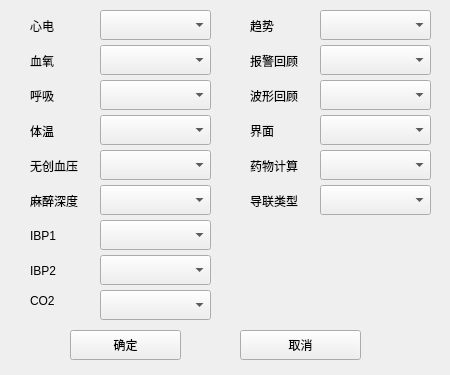
<?xml version="1.0" encoding="UTF-8"?>
<ui version="4.0">
 <class>Form_serv_usr_config_para</class>
 <widget class="QWidget" name="Form_serv_usr_config_para">
  <property name="geometry">
   <rect>
    <x>0</x>
    <y>0</y>
    <width>450</width>
    <height>375</height>
   </rect>
  </property>
  <property name="windowTitle">
   <string>参数开关</string>
  </property>
  <widget class="QLabel" name="label_9">
   <property name="geometry">
    <rect>
     <x>30</x>
     <y>120</y>
     <width>51</width>
     <height>21</height>
    </rect>
   </property>
   <property name="text">
    <string>体温</string>
   </property>
  </widget>
  <widget class="QLabel" name="label_4">
   <property name="geometry">
    <rect>
     <x>30</x>
     <y>50</y>
     <width>41</width>
     <height>21</height>
    </rect>
   </property>
   <property name="text">
    <string>血氧</string>
   </property>
  </widget>
  <widget class="QLabel" name="label_15">
   <property name="geometry">
    <rect>
     <x>30</x>
     <y>225</y>
     <width>51</width>
     <height>21</height>
    </rect>
   </property>
   <property name="text">
    <string>IBP1</string>
   </property>
  </widget>
  <widget class="QLabel" name="label_7">
   <property name="geometry">
    <rect>
     <x>30</x>
     <y>85</y>
     <width>51</width>
     <height>21</height>
    </rect>
   </property>
   <property name="text">
    <string>呼吸</string>
   </property>
  </widget>
  <widget class="QLabel" name="label_11">
   <property name="geometry">
    <rect>
     <x>30</x>
     <y>155</y>
     <width>61</width>
     <height>21</height>
    </rect>
   </property>
   <property name="text">
    <string>无创血压</string>
   </property>
  </widget>
  <widget class="QLabel" name="label_19">
   <property name="geometry">
    <rect>
     <x>30</x>
     <y>290</y>
     <width>51</width>
     <height>21</height>
    </rect>
   </property>
   <property name="text">
    <string>CO2</string>
   </property>
  </widget>
  <widget class="QLabel" name="label">
   <property name="geometry">
    <rect>
     <x>30</x>
     <y>15</y>
     <width>51</width>
     <height>21</height>
    </rect>
   </property>
   <property name="text">
    <string>心电</string>
   </property>
  </widget>
  <widget class="QLabel" name="label_13">
   <property name="geometry">
    <rect>
     <x>30</x>
     <y>190</y>
     <width>61</width>
     <height>21</height>
    </rect>
   </property>
   <property name="text">
    <string>麻醉深度</string>
   </property>
  </widget>
  <widget class="QLabel" name="label_17">
   <property name="geometry">
    <rect>
     <x>30</x>
     <y>260</y>
     <width>51</width>
     <height>21</height>
    </rect>
   </property>
   <property name="text">
    <string>IBP2</string>
   </property>
  </widget>
  <widget class="QComboBox" name="comboBox_16">
   <property name="geometry">
    <rect>
     <x>100</x>
     <y>10</y>
     <width>111</width>
     <height>30</height>
    </rect>
   </property>
   <property name="maxVisibleItems">
    <number>2</number>
   </property>
  </widget>
  <widget class="QComboBox" name="comboBox_17">
   <property name="geometry">
    <rect>
     <x>100</x>
     <y>45</y>
     <width>111</width>
     <height>30</height>
    </rect>
   </property>
   <property name="maxVisibleItems">
    <number>2</number>
   </property>
  </widget>
  <widget class="QComboBox" name="comboBox_18">
   <property name="geometry">
    <rect>
     <x>100</x>
     <y>115</y>
     <width>111</width>
     <height>30</height>
    </rect>
   </property>
   <property name="maxVisibleItems">
    <number>2</number>
   </property>
  </widget>
  <widget class="QComboBox" name="comboBox_19">
   <property name="geometry">
    <rect>
     <x>100</x>
     <y>80</y>
     <width>111</width>
     <height>30</height>
    </rect>
   </property>
   <property name="maxVisibleItems">
    <number>2</number>
   </property>
  </widget>
  <widget class="QComboBox" name="comboBox_20">
   <property name="geometry">
    <rect>
     <x>100</x>
     <y>220</y>
     <width>111</width>
     <height>30</height>
    </rect>
   </property>
   <property name="maxVisibleItems">
    <number>2</number>
   </property>
  </widget>
  <widget class="QComboBox" name="comboBox_21">
   <property name="geometry">
    <rect>
     <x>100</x>
     <y>185</y>
     <width>111</width>
     <height>30</height>
    </rect>
   </property>
   <property name="maxVisibleItems">
    <number>2</number>
   </property>
  </widget>
  <widget class="QComboBox" name="comboBox_23">
   <property name="geometry">
    <rect>
     <x>100</x>
     <y>150</y>
     <width>111</width>
     <height>30</height>
    </rect>
   </property>
   <property name="maxVisibleItems">
    <number>2</number>
   </property>
  </widget>
  <widget class="QComboBox" name="comboBox_24">
   <property name="geometry">
    <rect>
     <x>100</x>
     <y>290</y>
     <width>111</width>
     <height>30</height>
    </rect>
   </property>
   <property name="maxVisibleItems">
    <number>2</number>
   </property>
  </widget>
  <widget class="QComboBox" name="comboBox_25">
   <property name="geometry">
    <rect>
     <x>100</x>
     <y>255</y>
     <width>111</width>
     <height>30</height>
    </rect>
   </property>
   <property name="maxVisibleItems">
    <number>2</number>
   </property>
  </widget>
  <widget class="QLabel" name="label_14">
   <property name="geometry">
    <rect>
     <x>250</x>
     <y>190</y>
     <width>61</width>
     <height>21</height>
    </rect>
   </property>
   <property name="text">
    <string>导联类型</string>
   </property>
  </widget>
  <widget class="QLabel" name="label_2">
   <property name="geometry">
    <rect>
     <x>250</x>
     <y>15</y>
     <width>51</width>
     <height>21</height>
    </rect>
   </property>
   <property name="text">
    <string>趋势</string>
   </property>
  </widget>
  <widget class="QLabel" name="label_8">
   <property name="geometry">
    <rect>
     <x>250</x>
     <y>85</y>
     <width>61</width>
     <height>21</height>
    </rect>
   </property>
   <property name="text">
    <string>波形回顾</string>
   </property>
  </widget>
  <widget class="QLabel" name="label_10">
   <property name="geometry">
    <rect>
     <x>250</x>
     <y>120</y>
     <width>51</width>
     <height>21</height>
    </rect>
   </property>
   <property name="text">
    <string>界面</string>
   </property>
  </widget>
  <widget class="QComboBox" name="comboBox_26">
   <property name="geometry">
    <rect>
     <x>320</x>
     <y>150</y>
     <width>111</width>
     <height>30</height>
    </rect>
   </property>
   <property name="maxVisibleItems">
    <number>2</number>
   </property>
  </widget>
  <widget class="QLabel" name="label_5">
   <property name="geometry">
    <rect>
     <x>250</x>
     <y>50</y>
     <width>61</width>
     <height>21</height>
    </rect>
   </property>
   <property name="text">
    <string>报警回顾</string>
   </property>
  </widget>
  <widget class="QComboBox" name="comboBox_27">
   <property name="geometry">
    <rect>
     <x>320</x>
     <y>115</y>
     <width>111</width>
     <height>30</height>
    </rect>
   </property>
   <property name="maxVisibleItems">
    <number>2</number>
   </property>
  </widget>
  <widget class="QComboBox" name="comboBox_29">
   <property name="geometry">
    <rect>
     <x>320</x>
     <y>10</y>
     <width>111</width>
     <height>30</height>
    </rect>
   </property>
   <property name="maxVisibleItems">
    <number>2</number>
   </property>
  </widget>
  <widget class="QLabel" name="label_12">
   <property name="geometry">
    <rect>
     <x>250</x>
     <y>155</y>
     <width>61</width>
     <height>21</height>
    </rect>
   </property>
   <property name="text">
    <string>药物计算</string>
   </property>
  </widget>
  <widget class="QComboBox" name="comboBox_30">
   <property name="geometry">
    <rect>
     <x>320</x>
     <y>185</y>
     <width>111</width>
     <height>30</height>
    </rect>
   </property>
   <property name="maxVisibleItems">
    <number>2</number>
   </property>
  </widget>
  <widget class="QComboBox" name="comboBox_31">
   <property name="geometry">
    <rect>
     <x>320</x>
     <y>80</y>
     <width>111</width>
     <height>30</height>
    </rect>
   </property>
   <property name="maxVisibleItems">
    <number>2</number>
   </property>
  </widget>
  <widget class="QComboBox" name="comboBox_32">
   <property name="geometry">
    <rect>
     <x>320</x>
     <y>45</y>
     <width>111</width>
     <height>30</height>
    </rect>
   </property>
   <property name="maxVisibleItems">
    <number>2</number>
   </property>
  </widget>
  <widget class="QPushButton" name="pushButton">
   <property name="geometry">
    <rect>
     <x>70</x>
     <y>330</y>
     <width>111</width>
     <height>30</height>
    </rect>
   </property>
   <property name="text">
    <string>确定</string>
   </property>
  </widget>
  <widget class="QPushButton" name="pushButton_2">
   <property name="geometry">
    <rect>
     <x>240</x>
     <y>330</y>
     <width>121</width>
     <height>30</height>
    </rect>
   </property>
   <property name="text">
    <string>取消</string>
   </property>
  </widget>
 </widget>
 <resources/>
 <connections/>
</ui>
